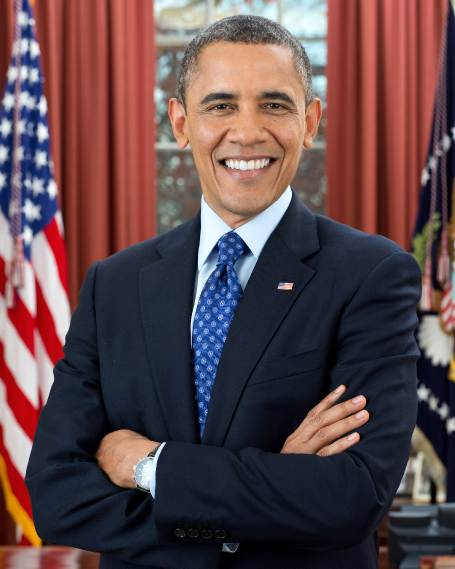
#> input picture open_cv notes/DAY2/DATA-20220515T070511Z-001/DATA/obama.jpg, 910 x 1137 px (shown at 1/2 size)
$ jupyter execute histogram.ipynb
#> lines starting #> are read from the running program, lines starting #| are printed output that depends on the picture
[cell 1]
import cv2
from matplotlib import pyplot as plt
import numpy as np

[cell 2]
image=cv2.imread('DATA-20220515T070511Z-001/DATA/obama.jpg')
#> image is the input picture: shape (1137, 910, 3); mean B, G, R 74.6, 71.7, 95

[cell 3]
image

[cell 4]
image.shape
#> Out = (1137, 910, 3)

[cell 5]
#load image into cv2
#wait for key press
#write image into another format

cv2.imshow('output',image)
cv2.waitKey()
cv2.destroyAllWindows()

[cell 6]
hist=cv2.calcHist([image],[0],None,[256],[0,256])
#> hist = 256 values, max 17888 at index 49, min 544 at index 238, mean 4041.7
hist
#> Out has the same summary as hist

[cell 7]
image.ravel()

[cell 8]
plt.hist(image.ravel(),256,[0,256])
plt.show()
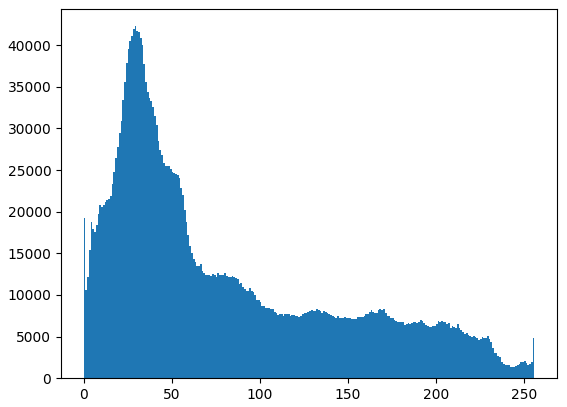
#> figure drawn by matplotlib, 1 panel; tallest bar 42276 high, from x = 29 to 30

[cell 9]
#viewing separate colosr channel

color=('b','g','r')

#
for i, col in  enumerate(color):
    hist2=cv2.calcHist([image],[i],None,[256],[0,256])
    plt.plot(hist2,color=col)
    plt.xlim([0,256])

plt.show()
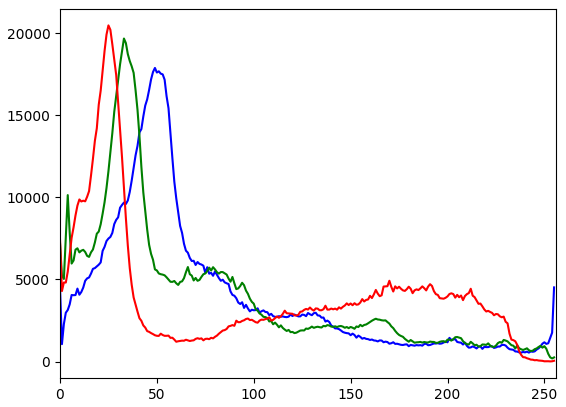
#> figure drawn by matplotlib, 1 panel; curve peaks at x = 49, y = 17888; curve peaks at x = 33, y = 19680; curve peaks at x = 25, y = 20480

$ run again, with open_cv notes/DAY2/DATA-20220515T070511Z-001/DATA/tobago.jpg copied over open_cv notes/DAY2/DATA-20220515T070511Z-001/DATA/obama.jpg
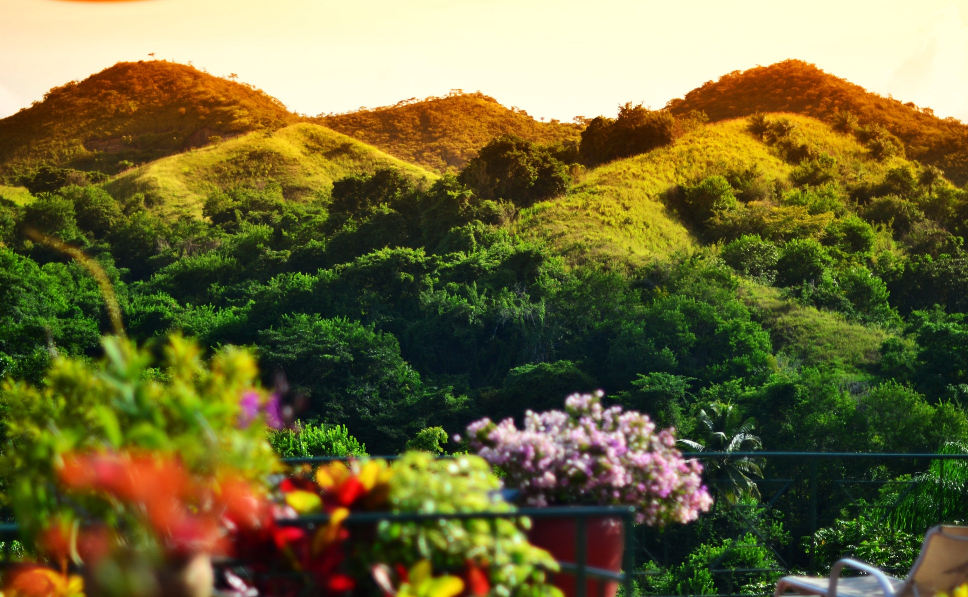
#> input picture open_cv notes/DAY2/DATA-20220515T070511Z-001/DATA/tobago.jpg, 1936 x 1194 px (shown at 1/2 size)
#> image is the input picture: shape (1194, 1936, 3); mean B, G, R 57.1, 105.2, 110.9
#> hist = 256 values, max 179716 at index 0, min 4 at index 254, mean 9029.6
#> `hist`: Out has the same summary as hist
#> `plt.show()`:
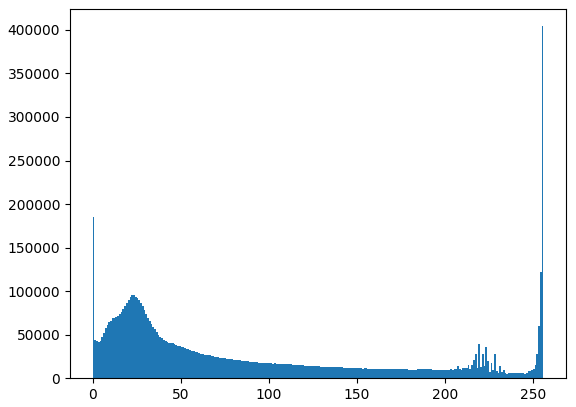
#> figure drawn by matplotlib, 1 panel; tallest bar 404273 high, from x = 255 to 256
#> `plt.show()`:
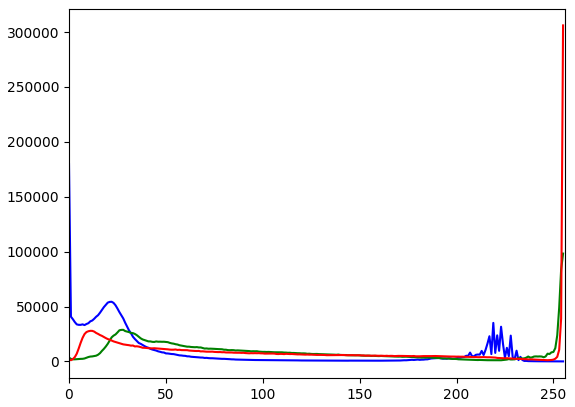
#> figure drawn by matplotlib, 1 panel; curve peaks at x = 0, y = 179716; curve peaks at x = 255, y = 98224; curve peaks at x = 255, y = 306041

$ run again, with open_cv notes/DAY2/DATA-20220515T070511Z-001/DATA/two_people.jpg.jpg copied over open_cv notes/DAY2/DATA-20220515T070511Z-001/DATA/obama.jpg
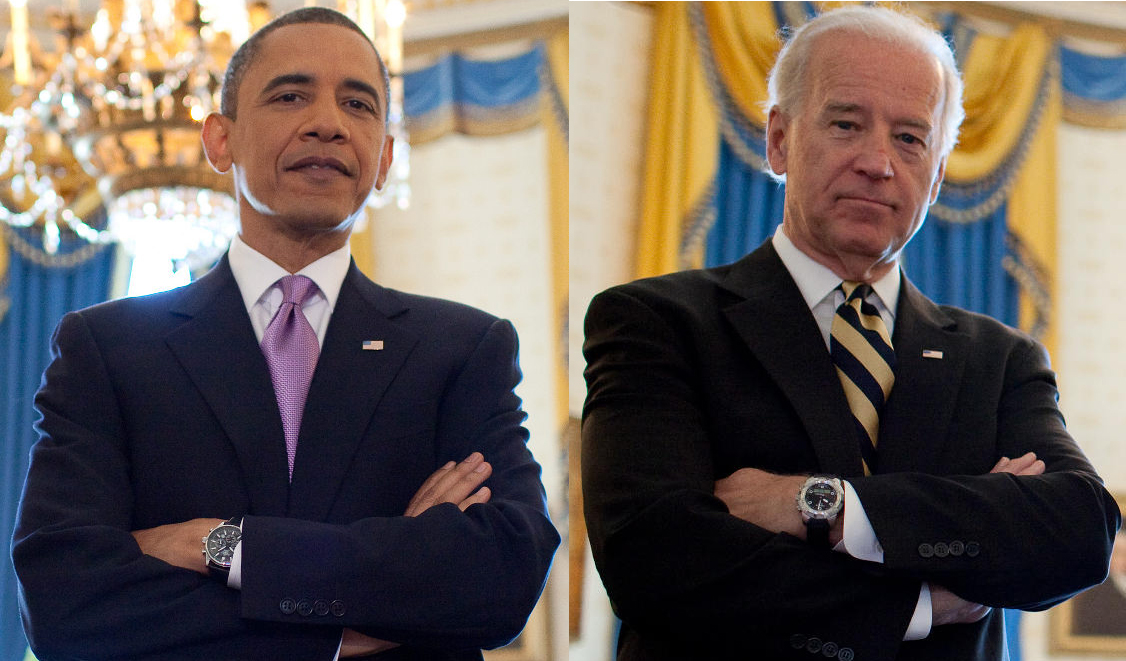
#> input picture open_cv notes/DAY2/DATA-20220515T070511Z-001/DATA/two_people.jpg.jpg, 1126 x 661 px
#> image is the input picture: shape (661, 1126, 3); mean B, G, R 87, 92.9, 103.3
#> hist = 256 values, max 10123 at index 37, min 340 at index 235, mean 2907.4
#> `hist`: Out has the same summary as hist
#> `plt.show()`:
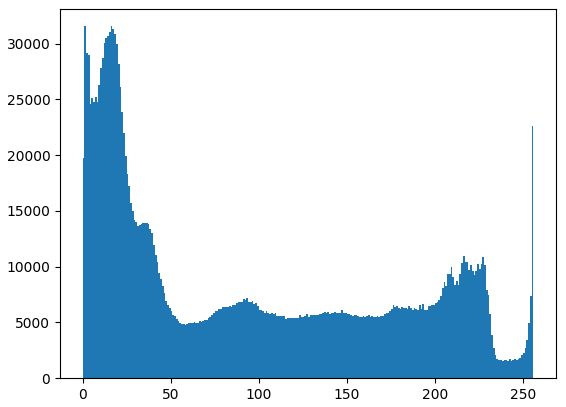
#> figure drawn by matplotlib, 1 panel; tallest bar 31557 high, from x = 16 to 17
#> `plt.show()`:
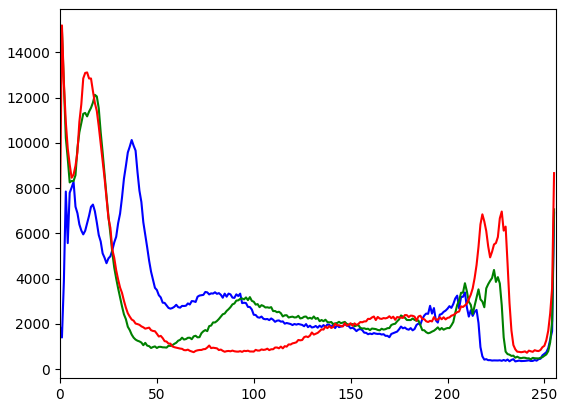
#> figure drawn by matplotlib, 1 panel; curve peaks at x = 37, y = 10123; curve peaks at x = 1, y = 14965; curve peaks at x = 1, y = 15188
